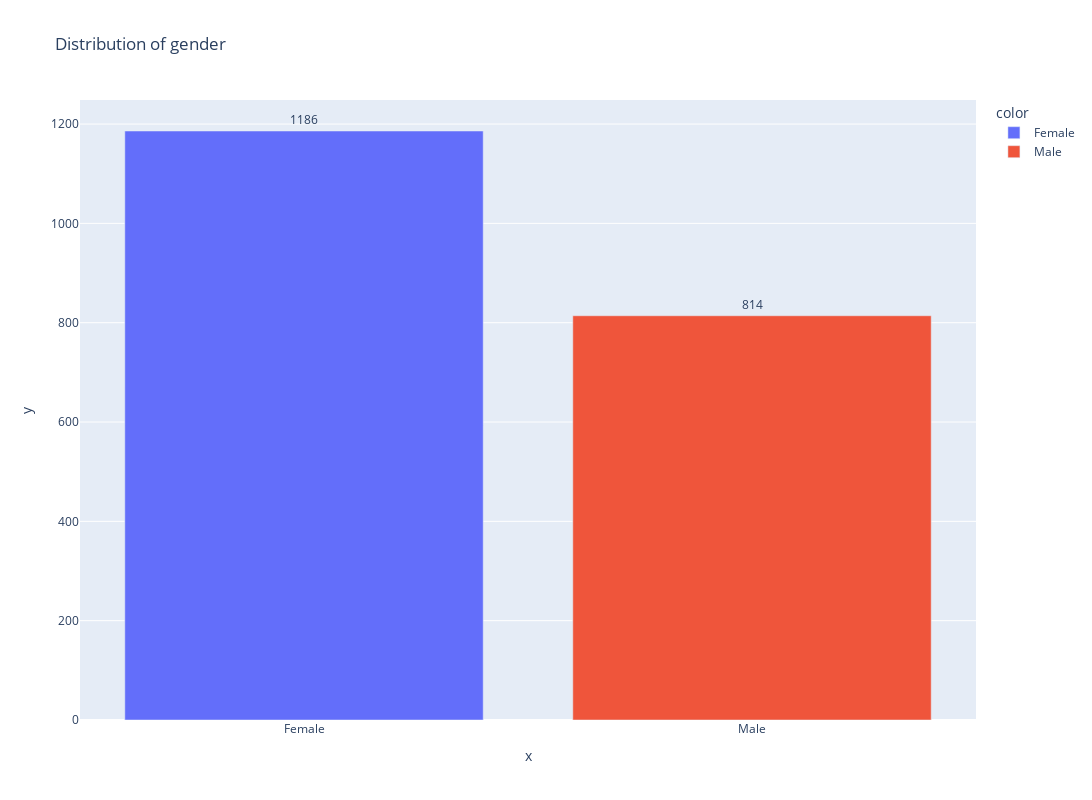

The notebook cell this image was saved under:
### Code cell
gender_count = df["Gender"].value_counts()

fig = px.bar(y=gender_count, x=gender_count.index, color=gender_count.index, title="Distribution of gender", text_auto=True, width=1200, height=800)
fig.update_traces(textposition="outside")

fig.show()

# ~1200 female, ~800 male. Majority of data is composed of females, data may have a bias towards the female gender.

### Figure 1 — Plotly figure (JSON) as saved in the notebook; plotly's stock layout.template omitted (floating-point values rounded to 4 significant figures)
{"data": [{"alignmentgroup": "True", "hovertemplate": "color=Female<br>x=%{x}<br>y=%{y}<extra></extra>", "legendgroup": "Female", "marker": {"color": "#636efa", "pattern": {"shape": ""}}, "name": "Female", "offsetgroup": "Female", "orientation": "v", "showlegend": true, "textposition": "outside", "texttemplate": "%{y}", "type": "bar", "x": ["Female"], "xaxis": "x", "y": [1186], "yaxis": "y"}, {"alignmentgroup": "True", "hovertemplate": "color=Male<br>x=%{x}<br>y=%{y}<extra></extra>", "legendgroup": "Male", "marker": {"color": "#EF553B", "pattern": {"shape": ""}}, "name": "Male", "offsetgroup": "Male", "orientation": "v", "showlegend": true, "textposition": "outside", "texttemplate": "%{y}", "type": "bar", "x": ["Male"], "xaxis": "x", "y": [814], "yaxis": "y"}], "layout": {"barmode": "relative", "height": 800, "legend": {"title": {"text": "color"}, "tracegroupgap": 0}, "title": {"text": "Distribution of gender"}, "width": 1200, "xaxis": {"anchor": "y", "domain": [0, 1], "title": {"text": "x"}}, "yaxis": {"anchor": "x", "domain": [0, 1], "title": {"text": "y"}}}}
